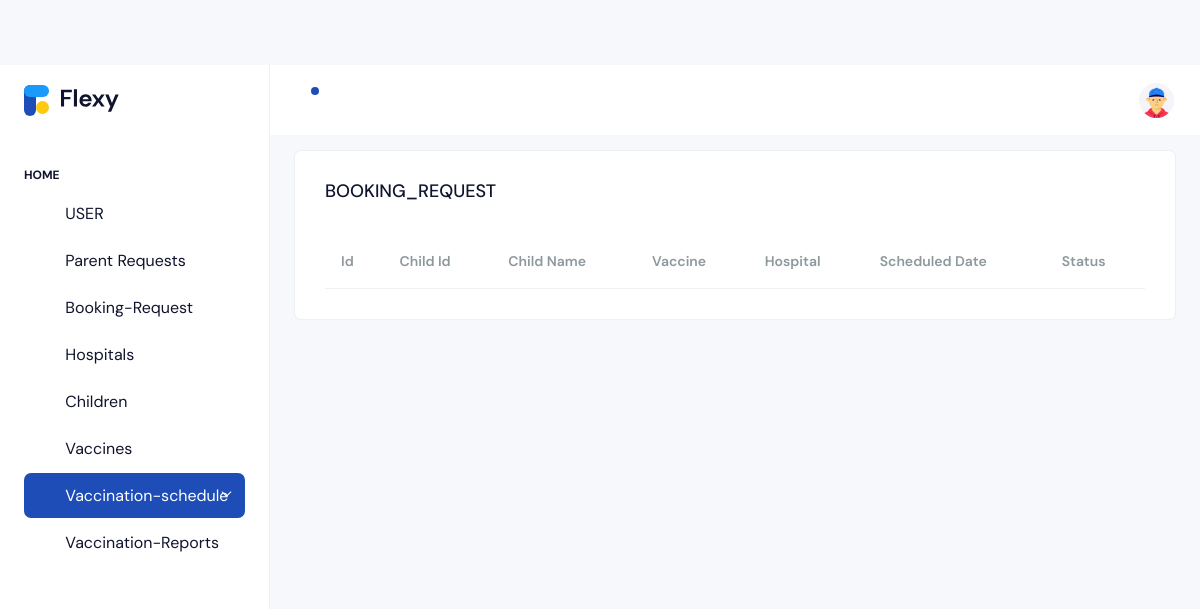
Page /admin/vaccination-schedule.php on the earlier database version.
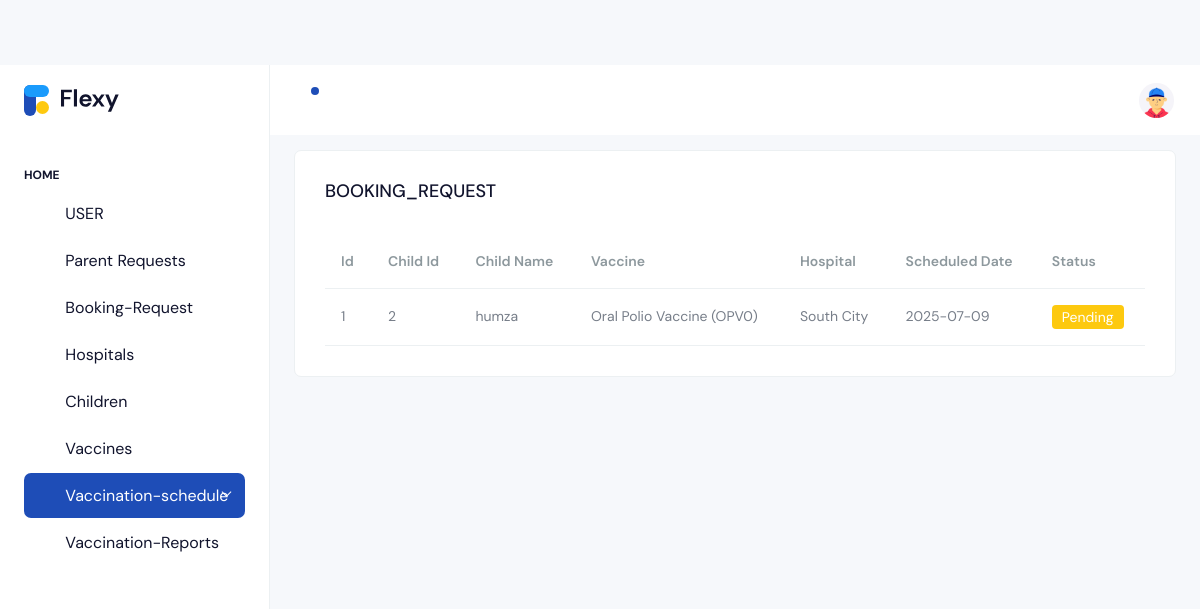
Same page on the later database version.
### tables this page shows
CREATE TABLE `vaccination_schedule` (
  `id` int(11) NOT NULL,
  `child_id` int(11) NOT NULL,
  `vaccine_id` int(11) NOT NULL,
  `hospital_id` int(11) DEFAULT NULL,
  `scheduled_date` date NOT NULL,
  `status` enum('Pending','Vaccinated','Missed') DEFAULT 'Pending'
);

CREATE TABLE `children` (
  `id` int(11) NOT NULL,
  `parent_id` int(11) NOT NULL,
  `name` varchar(100) NOT NULL,
  `date_of_birth` date NOT NULL,
  `gender` enum('male','female','other') DEFAULT NULL,
  `blood_group` varchar(5) DEFAULT NULL,
  `created_at` datetime DEFAULT current_timestamp()
);

CREATE TABLE `vaccines` (
  `id` int(11) NOT NULL,
  `name` varchar(100) NOT NULL,
  `description` text DEFAULT NULL,
  `is_available` tinyint(1) DEFAULT 1
);

CREATE TABLE `hospitals` (
  `id` int(11) NOT NULL,
  `name` varchar(150) NOT NULL,
  `email` varchar(100) DEFAULT NULL,
  `phone` varchar(20) DEFAULT NULL,
  `address` text DEFAULT NULL,
  `created_by` int(11) DEFAULT NULL
);

### admin/vaccination-schedule.php (the view, shortened to what this page needs)
<?php
include('inc.connection.php');
$sql = "SELECT vs.*, c.name AS child_name, v.name AS vaccine_name, h.name AS hospital_name
        FROM vaccination_schedule vs
        LEFT JOIN children c ON vs.child_id = c.id
        LEFT JOIN vaccines v ON vs.vaccine_id = v.id
        LEFT JOIN hospitals h ON vs.hospital_id = h.id";
$result = mysqli_query($conn, $sql);
?>
<!doctype html>
<html lang="en">
<head>
  <link rel="stylesheet" href="./assets/css/styles.min.css" />
</head>
<body>
  <div class="page-wrapper" id="main-wrapper" data-layout="vertical" data-navbarbg="skin6" data-sidebartype="full"
    data-sidebar-position="fixed" data-header-position="fixed">
    <aside class="left-sidebar">
      <div>
        <div class="brand-logo d-flex align-items-center justify-content-between">
          <a href="./webindex.php" class="text-nowrap logo-img">
            <img src="assets/images/logos/logo.svg" alt="" />
          </a>
        </div>
        <nav class="sidebar-nav scroll-sidebar" data-simplebar="">
          <ul id="sidebarnav">
            <li class="nav-small-cap">
              <span class="hide-menu">Home</span>
            </li>
            <li class="sidebar-item">
              <a class="sidebar-link" href="index.php" aria-expanded="false">
                <i class="ti ti-atom"></i>
                <span class="hide-menu">USER</span>
              </a>
            </li>
            <li class="sidebar-item">
              <a class="sidebar-link" href="parent-requests.php" aria-expanded="false">
                <i class="ti ti-atom"></i>
                <span class="hide-menu">Parent Requests</span>
              </a>
            </li>
            <li class="sidebar-item">
              <a class="sidebar-link" href="booking-request.php" aria-expanded="false">
                <i class="ti ti-atom"></i>
                <span class="hide-menu">Booking-Request</span>
              </a>
            </li>
            <li class="sidebar-item">
              <a class="sidebar-link" href="hospitals.php" aria-expanded="false">
                <i class="ti ti-atom"></i>
                <span class="hide-menu">Hospitals</span>
              </a>
            </li>
            <li class="sidebar-item">
              <a class="sidebar-link" href="children-list.php" aria-expanded="false">
                <i class="ti ti-atom"></i>
                <span class="hide-menu">Children</span>
              </a>
            </li>
            <li class="sidebar-item">
              <a class="sidebar-link" href="vaccines.php" aria-expanded="false">
                <i class="ti ti-atom"></i>
                <span class="hide-menu">Vaccines</span>
              </a>
            </li>
            <li class="sidebar-item">
              <a class="sidebar-link has-arrow" href="vaccination-schedule.php" aria-expanded="false">
                <i class="ti ti-atom"></i>
                <span class="hide-menu">Vaccination-schedule</span>
              </a>
            </li>
            <li class="sidebar-item">
              <a class="sidebar-link" href="vaccination-reports.php" aria-expanded="false">
                <i class="ti ti-atom"></i>
                <span class="hide-menu">Vaccination-Reports</span>
              </a>
            </li>
          </ul>
        </nav>
      </div>
    </aside>
    <div class="body-wrapper">
      <header class="app-header">
        <nav class="navbar navbar-expand-lg navbar-light">
          <ul class="navbar-nav">
            <li class="nav-item dropdown">
              <a class="nav-link " href="javascript:void(0)" id="drop1" data-bs-toggle="dropdown" aria-expanded="false">
                <i class="ti ti-bell"></i>
                <div class="notification bg-primary rounded-circle"></div>
              </a>
            </li>
          </ul>
          <div class="navbar-collapse justify-content-end px-0" id="navbarNav">
            <ul class="navbar-nav flex-row ms-auto align-items-center justify-content-end">
              <li class="nav-item dropdown">
                <a class="nav-link " href="javascript:void(0)" id="drop2" data-bs-toggle="dropdown"
                  aria-expanded="false">
                  <img src="./assets/images/profile/user-1.jpg" alt="" width="35" height="35" class="rounded-circle">
                </a>
              </li>
            </ul>
          </div>
        </nav>
      </header>
      <div class="body-wrapper-inner">
        <div class="container-fluid">
          <div class="row" style="margin-top: -30px;">
            <div class="col-12">
              <div class="card">
                <div class="card-body">
                  <div class="d-md-flex align-items-center">
                    <div>
                      <h4 class="card-title">BOOKING_REQUEST</h4>
                    </div>
                  </div>
                  <div class="table-responsive mt-4">
                    <table class="table mb-0 text-nowrap varient-table align-middle fs-3">
                      <thead>
                        <tr>
                          <th scope="col" class="px-3 text-muted">Id</th>
                          <th scope="col" class="px-3 text-muted">Child Id</th>
                          <th scope="col" class="px-3 text-muted">Child Name</th>
                          <th scope="col" class="px-3 text-muted">Vaccine</th>
                          <th scope="col" class="px-3 text-muted">Hospital</th>
                          <th scope="col" class="px-3 text-muted">Scheduled Date</th>
                          <th scope="col" class="px-3 text-muted">Status</th>
                        </tr>
                      </thead>
                      <tbody>
                        <?php while ($row = mysqli_fetch_assoc($result)) { ?>
                          <tr>
                            <td class="px-3"><?php echo $row['id']; ?></td>
                            <td class="px-3"><?php echo $row['child_id']; ?></td>
                            <td class="px-3"><?php echo $row['child_name']; ?></td>
                            <td class="px-3"><?php echo $row['vaccine_name']; ?></td>
                            <td class="px-3"><?php echo $row['hospital_name']; ?></td>
                            <td class="px-3"><?php echo $row['scheduled_date']; ?></td>
                            <td class="px-3">
                              <?php
                              if ($row['status'] === 'Pending') echo "<span class='badge bg-warning'>Pending</span>";
                              elseif ($row['status'] === 'Vaccinated') echo "<span class='badge bg-success'>Vaccinated</span>";
                              else echo "<span class='badge bg-danger'>Missed</span>";
                              ?>
                            </td>
                          </tr>
                        <?php } ?>
                      </tbody>
                    </table>
                  </div>
                </div>
              </div>
            </div>
          </div>
        </div>
      </div>
    </div>
  </div>
</body>
</html>

Differences in the rows shown:
added vaccination_schedule: id "1", child "2", child.name "humza", vaccine.name "Oral Polio Vaccine (OPV0)", hospital.name "South City", scheduled_date "2025-07-09", status "Pending"
